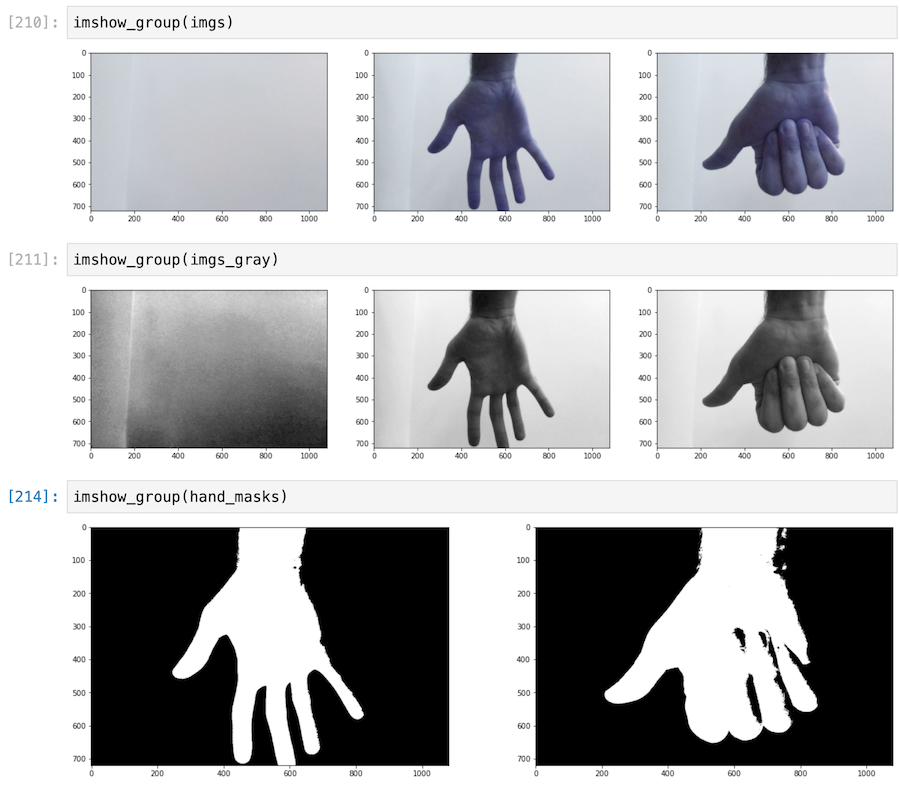
#> input picture mid-semester/img_process.png, 900 x 792 px, given in place of the camera
$ python segment_test.py   (older library calls are emulated)
#> lines starting #> are read from the running program, lines starting #| are printed output that depends on the picture; after the words box and inside, x2 and y2 are one past the last pixel; in counts of white or black regions, pixels touching at a corner belong together
# based heavily on code from https://gogul.dev/software/hand-gesture-recognition-p1
import cv2
import imutils
import numpy as np

# global variables
bg = None

def run_avg(image, aWeight):
    global bg
    # initialize the background
    if bg is None:
        bg = image.copy().astype("float")
    else:
        cv2.accumulateWeighted(image, bg, aWeight)

def segment(image, threshold=25):
    global bg
    diff = cv2.absdiff(bg.astype("uint8"), image) # find different between averaged bacground

    thresholded = cv2.threshold(diff, threshold, 255, cv2.THRESH_BINARY)[1] # seperate forground and bg

    (_, cnts, _) = cv2.findContours(thresholded.copy(), cv2.RETR_EXTERNAL, cv2.CHAIN_APPROX_SIMPLE) # get areas in thresh

    if len(cnts) == 0:
        return
    else:
        segmented = max(cnts, key=cv2.contourArea) # get the biggest segment
        return (thresholded, segmented)

#-----------------
# MAIN FUNCTION
#-----------------
if __name__ == "__main__":
    # initialize weight for running average
    aWeight = 0.5
    camera = cv2.VideoCapture(0)

    # region of interest (ROI) coordinates
    top, right, bottom, left = 10, 350, 225, 590

    # initialize num of frames
    num_frames = 0

    # keep looping, until interrupted
    while(True):
        # get the current frame
        (grabbed, frame) = camera.read()
#> frame is the input picture: shape (792, 900, 3); mean B, G, R 182.3, 180.7, 180.2

        # resize the frame
        frame = imutils.resize(frame, width=700)
#> frame: shape (616, 700, 3)

        # flip the frame so that it is not the mirror view
        frame = cv2.flip(frame, 1)
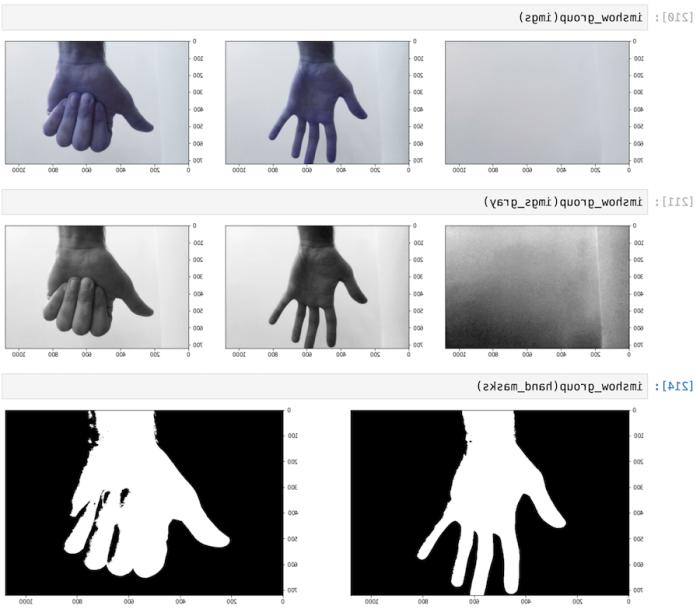
#> frame: shape (616, 700, 3); mean B, G, R 182.3, 180.7, 180.2

        # clone the frame
        clone = frame.copy()

        # get the height and width of the frame
        (height, width) = frame.shape[:2]
#> height = 616; width = 700

        # get the ROI
        roi = frame[top:bottom, right:left]
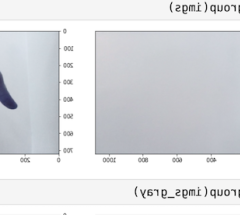
#> roi: shape (215, 240, 3); mean B, G, R 224.6, 221.5, 220

        # convert the roi to grayscale and blur it
        gray = cv2.cvtColor(roi, cv2.COLOR_BGR2GRAY)
        gray = cv2.GaussianBlur(gray, (7, 7), 0)
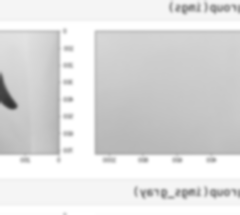
#> gray: shape (215, 240); min 49, max 255, mean 221.5

        # to get the background, keep looking till a threshold is reached
        # so that our running average model gets calibrated
        if num_frames < 30:
            run_avg(gray, aWeight)
        else:
            print('scene found')
            # segment the hand region
            hand = segment(gray)

            # check whether hand region is segmented
            if hand is not None:
                # if yes, unpack the thresholded image and
                # segmented region
                (thresholded, segmented) = hand

                # draw the segmented region and display the frame
                cv2.drawContours(clone, [segmented + (right, top)], -1, (0, 0, 255))
                cv2.imshow("Thesholded", thresholded)

        # draw the segmented hand
        cv2.rectangle(clone, (left, top), (right, bottom), (0,255,0), 2)
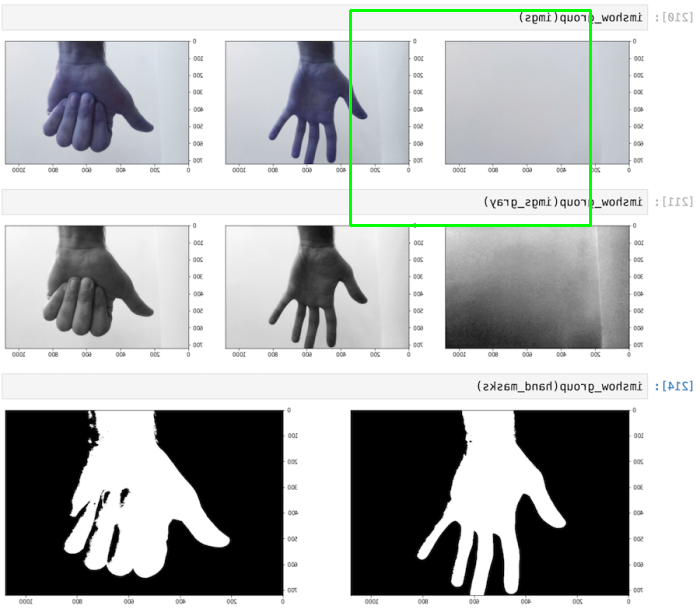
#> clone: shape (616, 700, 3); 0.63% of pixels changed, all inside (x1, y1, x2, y2) = (349, 9, 592, 227)

        # increment the number of frames
        num_frames += 1

        # display the frame with segmented hand
        cv2.imshow("Video Feed", clone)

        # observe the keypress by the user
        keypress = cv2.waitKey(1) & 0xFF
#> (key q is pressed here)

        # if the user pressed "q", then stop looping
        if keypress == ord("q"):
            break

# free up memory
camera.release()
cv2.destroyAllWindows()
